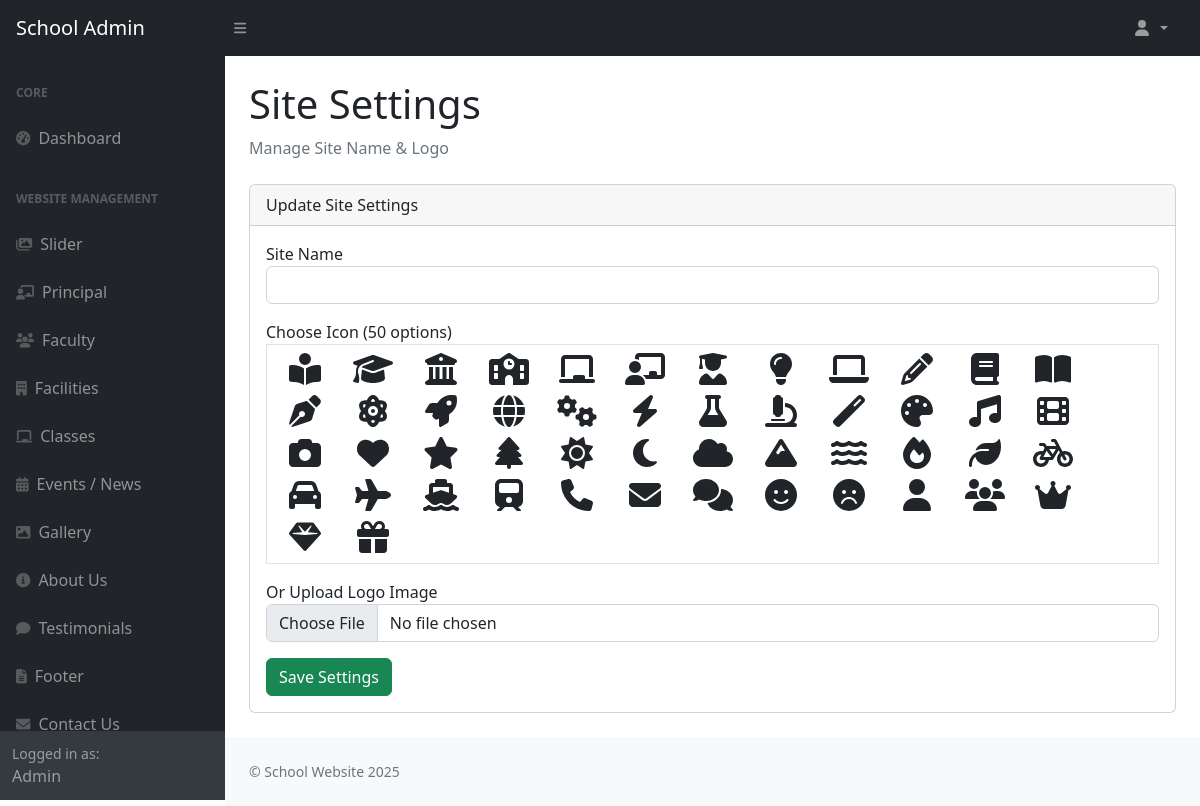
The app's page /admin/settings.php (signed in), older data.
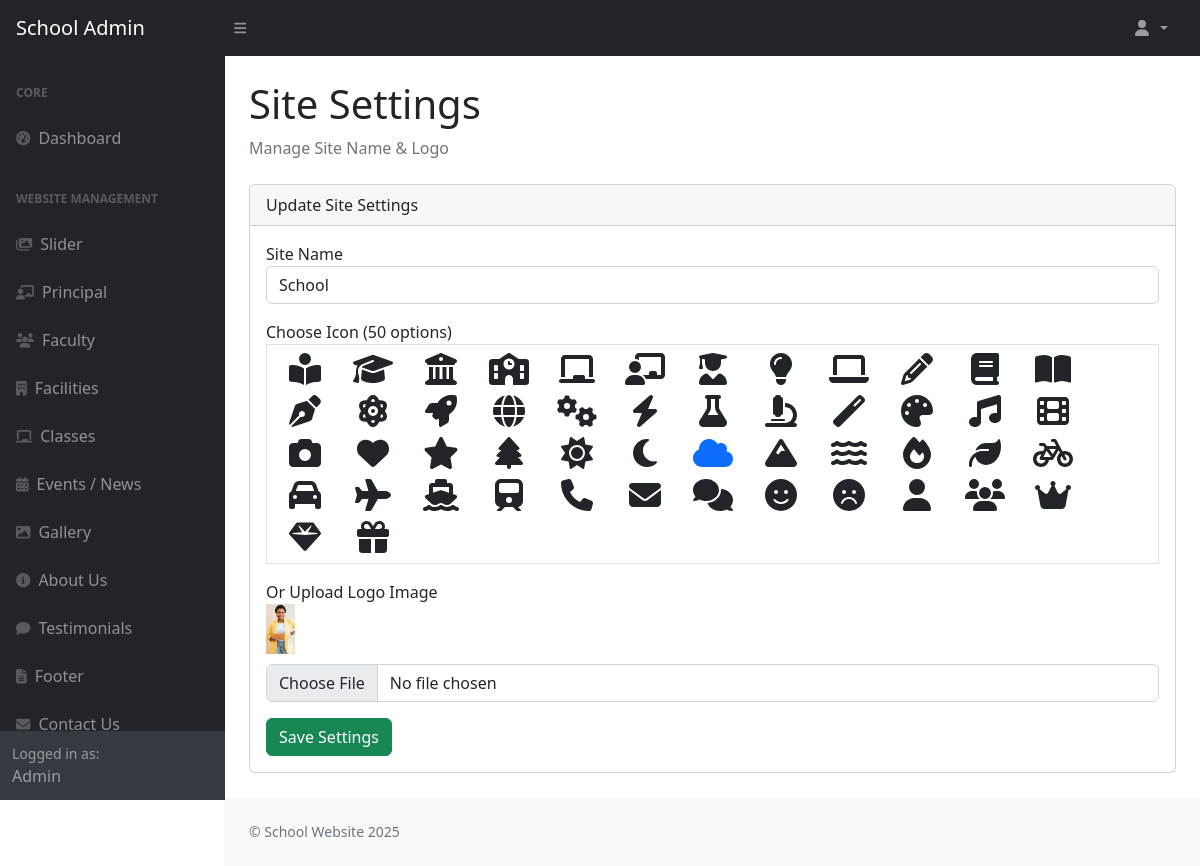
The same page, newer data.
### tables this page shows
CREATE TABLE `settings` (
  `id` int(11) NOT NULL,
  `site_name` varchar(100) NOT NULL,
  `site_icon` varchar(100) DEFAULT 'fa-book-reader',
  `site_logo` varchar(255) DEFAULT NULL,
  `created_at` timestamp NOT NULL DEFAULT current_timestamp()
);

### admin/settings.php (the view, shortened to what this page needs)
<?php
include 'db.php';
$data = mysqli_fetch_assoc(mysqli_query($conn, "SELECT * FROM settings ORDER BY id DESC LIMIT 1"));
$icons = [
    "fa-book-reader","fa-graduation-cap","fa-university","fa-school","fa-chalkboard",
    "fa-chalkboard-teacher","fa-user-graduate","fa-lightbulb","fa-laptop","fa-pencil-alt",
    "fa-book","fa-book-open","fa-pen-nib","fa-atom","fa-rocket",
    "fa-globe","fa-cogs","fa-bolt","fa-flask","fa-microscope",
    "fa-magic","fa-palette","fa-music","fa-film","fa-camera",
    "fa-heart","fa-star","fa-tree","fa-sun","fa-moon",
    "fa-cloud","fa-mountain","fa-water","fa-fire","fa-leaf",
    "fa-bicycle","fa-car","fa-plane","fa-ship","fa-train",
    "fa-phone","fa-envelope","fa-comments","fa-smile","fa-frown",
    "fa-user","fa-users","fa-crown","fa-gem","fa-gift"
];
?>
<!DOCTYPE html>
<html lang="en">
<head>
    <link href="css/styles.css" rel="stylesheet" />
    <link href="https://cdn.jsdelivr.net/npm/bootstrap@5.2.3/dist/css/bootstrap.min.css" rel="stylesheet">
</head>
<body class="sb-nav-fixed">
<?php include 'file/navbar.php'; ?>
<div id="layoutSidenav">
    <?php include 'file/sidebar.php'; ?>
    <div id="layoutSidenav_content">
        <main>
            <div class="container-fluid px-4">
                <h1 class="mt-4">Site Settings</h1>
                <ol class="breadcrumb mb-4">
                    <li class="breadcrumb-item active">Manage Site Name & Logo</li>
                </ol>
                <div class="card mb-4">
                    <div class="card-header">Update Site Settings</div>
                    <div class="card-body">
                        <form method="POST" enctype="multipart/form-data">
                            <div class="mb-3">
                                <label>Site Name</label>
                                <input type="text" name="site_name" class="form-control" value="<?= htmlspecialchars($data['site_name']); ?>" required>
                            </div>
                            <div class="mb-3">
                                <label>Choose Icon (50 options)</label>
                                <div class="d-flex flex-wrap gap-2 border p-2" style="max-height:250px; overflow-y:auto;">
                                    <?php foreach ($icons as $icon): ?>
                                        <label style="width:60px; text-align:center; cursor:pointer;">
                                            <i class="fa <?= $icon; ?> fa-2x <?= ($data['site_icon']==$icon?'text-primary':''); ?>"></i>
                                        </label>
                                    <?php endforeach; ?>
                                </div>
                            </div>
                            <div class="mb-3">
                                <label>Or Upload Logo Image</label><br>
                                <?php if (!empty($data['site_logo'])): ?>
                                    <img src="<?= htmlspecialchars($data['site_logo']); ?>" style="height:50px; margin-bottom:10px;">
                                <?php endif; ?>
                                <input type="file" name="site_logo" class="form-control">
                            </div>
                            <button type="submit" name="save_settings" class="btn btn-success">Save Settings</button>
                        </form>
                    </div>
                </div>
            </div>
        </main>
        <footer class="py-4 bg-light mt-auto">
            <div class="container-fluid px-4">
                <div class="d-flex align-items-center justify-content-between small">
                    <div class="text-muted">© School Website 2025</div>
                </div>
            </div>
        </footer>
    </div>
</div>
</body>
</html>

Row changes from the older to the newer data that the page shows:
added settings: site_name "School", site_icon "fa-cloud" (drawn), site_logo (picture)
